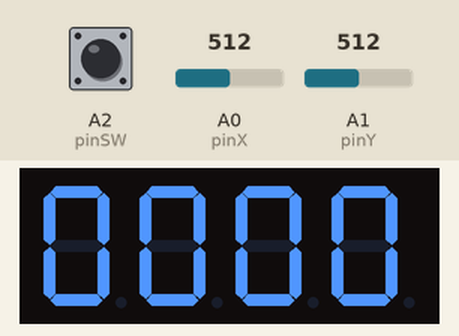
Simulated run of this sketch. Board: Arduino Uno, built with avr-gcc and run on an emulated ATmega328P. On the bench: 4-digit seven-segment display. Wiring (inferred from the names in the program): 4-digit 7-segment display, segments lit when HIGH: segments pin 12, pin 8, pin 5, pin 3, pin 2, pin 11, pin 6; digit selects pin 7, pin 9, pin 10, pin 13. Inputs (shaded band) come from the test bench; at power-on: A1 (pinY) = 512, A2 (pinSW) HIGH, A0 (pinX) = 512. The segment pins are drawn as the display they are named for; what the sketch prints to the serial monitor is not drawn.

Above: at 1.2 s.
1.3 s: A1 (pinY) set to 610
At 2.3 s:
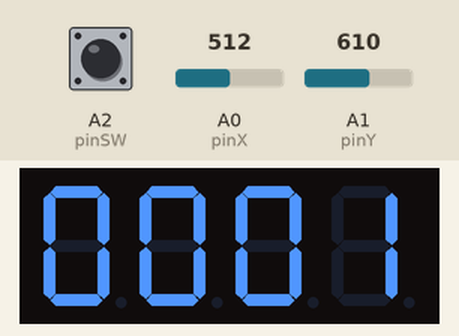
2.8 s: A2 (pinSW) pulled LOW for 0.15 s
At 3.4 s:
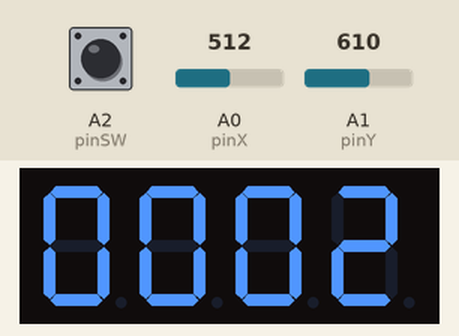
4.5 s: A2 (pinSW) pulled LOW for 1 s
At 6.5 s:
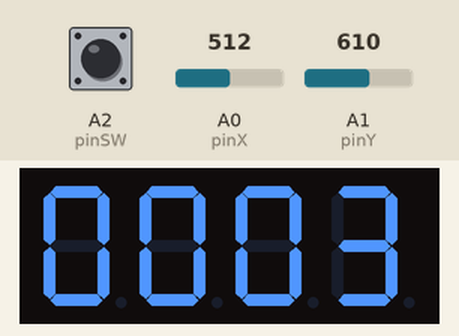
Timing chart, 0 to 7.8 s (numbered marks = the images above; inputs shaded):
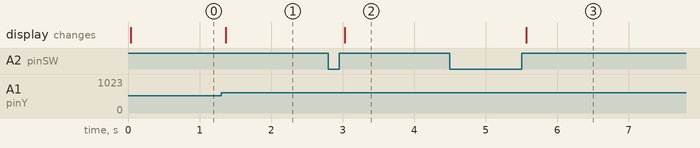

The sketch:

4-7segmentsDisplay.ino
```cpp
// declare all the joystick pins
const int pinSW = A2; // digital pin connected to switch output
const int pinX = A0; // A0 - analog pin connected to X output
const int pinY = A1; // A1 - analog pin connected to Y output

// declare all the segments pins
const int pinA = 12;
const int pinB = 8;
const int pinC = 5;
const int pinD = 3;
const int pinE = 2;
const int pinF = 11;
const int pinG = 6;
const int pinDP = 4;
const int pinD1 = 7;
const int pinD2 = 9;
const int pinD3 = 10;
const int pinD4 = 13;

const int segSize = 8;

const int noOfDisplays = 4;
const int noOfDigits = 10;

// dp on or off
int dpState = LOW;

// states of the button press
int swState = LOW;
int lastSwState = LOW;
int btnValue = 0;
int switchValue;
int xValue = 0;
int yValue = 0;
int dpValue = 0;

bool joyMoved = false;
int digit = 0;
int minThreshold= 400;
int maxThreshold= 600;

int numbers[noOfDisplays] = {
  0, 0, 0, 0
};
// store the pins in an array for easier access
// segments array, similar to before

int segments[segSize] = {
  pinA, pinB, pinC, pinD, pinE, pinF, pinG, pinDP
};

// digits array, to switch between them easily

int digits[noOfDisplays] = {
  pinD1, pinD2, pinD3, pinD4
 };

byte digitMatrix[noOfDigits + 1][segSize] = {
//  a  b  c  d  e  f  g
  { 1, 1, 1, 1, 1, 1, 0, 0},  // 0
  { 0, 1, 1, 0, 0, 0, 0, 0},  // 1
  { 1, 1, 0, 1, 1, 0, 1, 0},  // 2
  { 1, 1, 1, 1, 0, 0, 1, 0},  // 3
  { 0, 1, 1, 0, 0, 1, 1, 0},  // 4
  { 1, 0, 1, 1, 0, 1, 1, 0},  // 5
  { 1, 0, 1, 1, 1, 1, 1, 0},  // 6
  { 1, 1, 1, 0, 0, 0, 0, 0},  // 7
  { 1, 1, 1, 1, 1, 1, 1, 0},  // 8
  { 1, 1, 1, 1, 0, 1, 1, 0},  // 9
  { 0, 0, 0, 0, 0, 0, 0, 1}   // .
};

// activate the display no. received as param
void showDigit(int num) {
  for (int i = 0; i < noOfDisplays; i++) {
  digitalWrite(digits[i], HIGH);
  }
  digitalWrite(digits[noOfDisplays-num-1], LOW);
}
void displayNumber(byte digit, byte decimalPoint) {
  for (int i = 0; i < segSize - 1; i++) {
  digitalWrite(segments[i], digitMatrix[digit][i]);
  }

  // write the decimalPoint to DP pin
  digitalWrite(segments[segSize - 1], decimalPoint);
}
void displayNumbers(int nums[]) {
  //Serial.println(nums[0]);
  for(int i = 0; i < noOfDisplays; ++i) {
    showDigit(i);
    //Serial.println(i);
      displayNumber(nums[i], HIGH);
      Serial.println(nums[i]);
    }
    // for stability
    delay(1);
  }
void displayDot(byte dpValue, byte decimalPoint){

 // digitalWrite(segments[], digitMatrix[digit][i]);
  digitalWrite(segments[segSize - 1], HIGH);
}
void setup() {
  // initialize all the pins
  for (int i = 0; i < segSize - 1; i++)
  {
  pinMode(segments[i], OUTPUT);
  }
  for (int i = 0; i < noOfDisplays; i++)
  {
  pinMode(digits[i], OUTPUT);
  }
  pinMode(pinSW, INPUT_PULLUP);
  Serial.begin(9600);
  displayNumber(digit, dpState); // initial value displayed. Choose any value
}

void loop() {
  yValue = analogRead(pinY);
  // Serial.println(yValue);
  btnValue = digitalRead(pinSW);
  //Serial.println(btnValue);

  if (btnValue == 1)
{
 // On Ox axis, if the value is lower than a chosen min threshold, then
 // decrease by 1 the digit value.
  if (yValue < minThreshold && joyMoved == false) {
  if (numbers[dpValue] > 0) {
      numbers[dpValue]--;
  } else {
      numbers[dpValue] = 9;
  }
  joyMoved = true;
  }

 // On Ox axis, if the value is bigger than a chosen max threshold, then
 // increase by 1 the digit value
  if (yValue > maxThreshold && joyMoved == false) {
  if (numbers[dpValue] < 9) {
      numbers[dpValue]++;
  } else {
      numbers[dpValue] = 0;
  }
  joyMoved = true;
  }

  if (yValue >= minThreshold && yValue <= maxThreshold) {
  joyMoved = false;
  }

  // simple state change detector. Ideally, use debounce.
  swState = digitalRead(pinSW);
  if (swState !=  lastSwState) {
  if (swState == LOW) {
      dpState = !dpState;
  }
  }
  lastSwState = swState;

  //displayNumber(digit, dpState);
  delay(1);
}

else
{
  xValue = analogRead(pinX);
  //Serial.print(" X AXIS: ");
  //Serial.println(xValue);

    if (xValue < minThreshold && joyMoved == false) {
  if (dpValue > 0) {
      dpValue--;
  } else {
      dpValue = 3;
  }
  //numbers[dpValue]=digit;
  joyMoved = true;
  }

 // On Ox axis, if the value is bigger than a chosen max threshold, then
 // increase by 1 the digit value
  if (xValue > maxThreshold && joyMoved == false) {
  if (dpValue < 3) {
      dpValue++;
  } else {
      dpValue = 0;
  }
  joyMoved = true;
  }

  if (xValue >= minThreshold && xValue <= maxThreshold) {
  joyMoved = false;
  }

  // simple state change detector. Ideally, use debounce.
  swState = digitalRead(pinSW);
  if (swState !=  lastSwState) {
  if (swState == LOW) {
      dpState = !dpState;
  }
  }
  lastSwState = swState;
}
  //showDigit(dpValue);
  displayNumbers(numbers);
  //displayDot(dpValue, HIGH);
  delay(1);
}
```

Measured:
- after the input at 1.3 s, the display: changes after 0.07 s (image 1)
- after the input at 2.8 s, the display: changes after 0.23 s (image 2)
- after the input at 4.5 s, the display: changes after 1.1 s (image 3)
